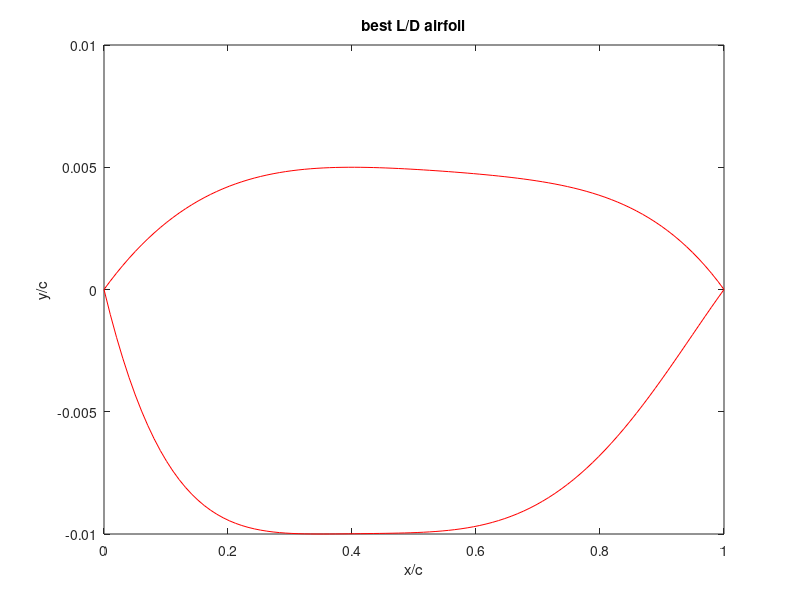
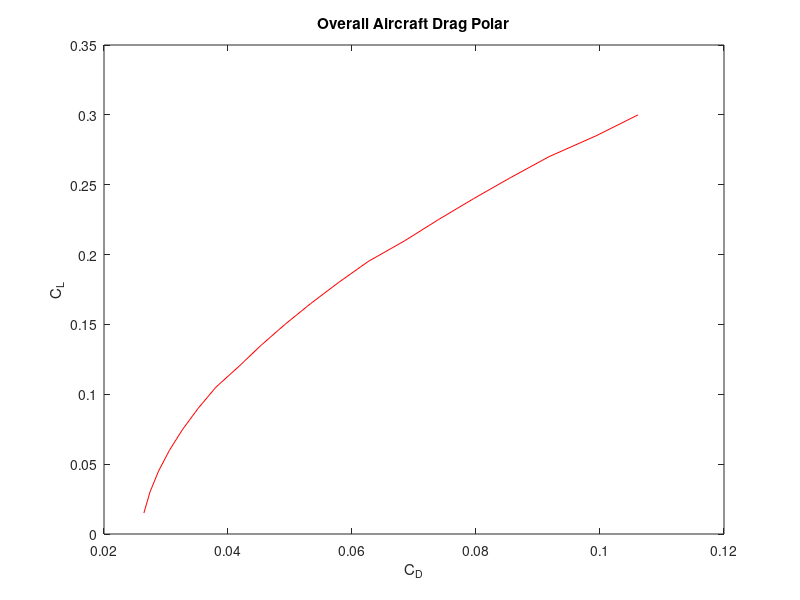
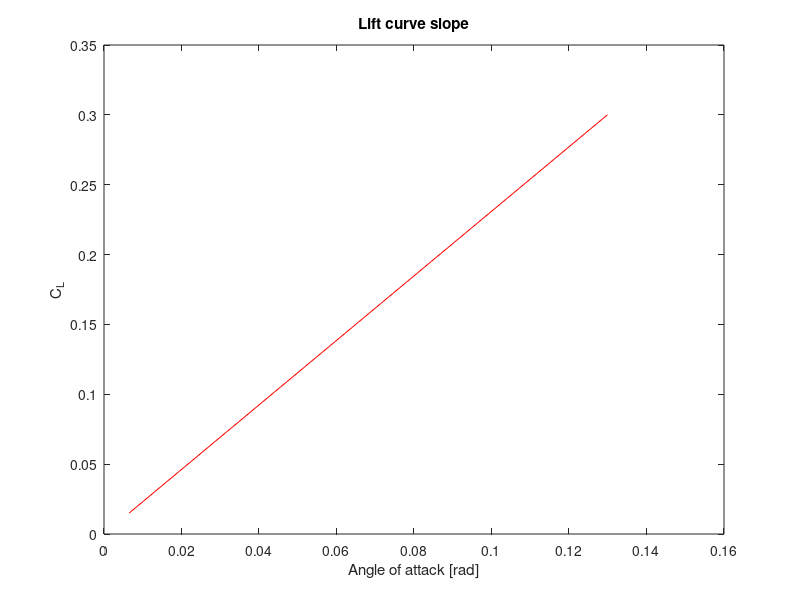
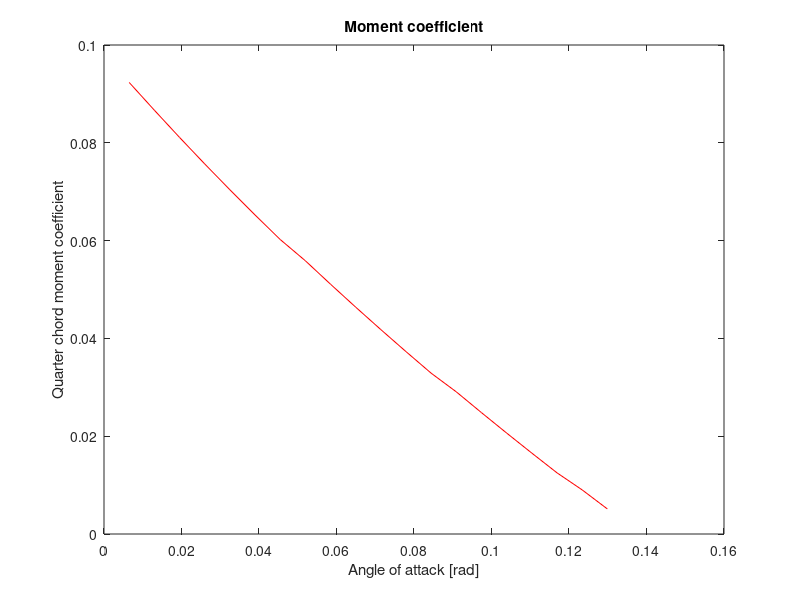

The MATLAB source for these figures, in order:
% =============================================================================
% AIRFOIL GEOMETRY + AERODYNAMIC ANALYSIS
% =============================================================================
% Purpose:
%   1) Fit polynomial airfoil surfaces from LE radius, crest location, and TE slopes.
%   2) Compute section pressures, lift, and drag (subsonic thin-airfoil +
%      Prandtl-Glauert, or supersonic shock-expansion).
%   3) Sweep crest geometry to maximize L/D.
%   4) Check turbulent separation with Stratford's criterion (s_A vs s_B).
%
% Notes:
%   - Subsonic branch: M < 1.  Supersonic branch: M >= 1.
% =============================================================================

clc
clear
close all

%% ======================== 1. MISSION / FLOW INPUTS ========================
sweep=.9599;        % wing sweep [deg then rad]; last value used
e=.7567;                      % Oswald efficiency
AR=1.7;                   % aspect ratio
C_d_0=.012;                        % profile / parasite Cd
Cd_p_fus=.002;                      % fuselage parasite Cd
i_max=200;                          % chordwise stations for force integration (make sure this ends in a zero)
xx_max=200;                         % stations for thin-airfoil integrals
y=1.4;                              % gamma (ratio of specific heats)
M=2;                  % Freestream Mach; first value used
a_inf=343;                          % Freestream air speed of sound
mu=1.789E-5;                        % Freestream air dynamic viscosity
rho=.3;              % Freestream air density 
T_inf=300;                          % Freestream air temperature
p_inf=.2*101300;                    % Freestream air pressure
Cp=1005;                            % Specific heat of air
c_root=27.66;                       % Root chord length
R=287.05;                           % Gas constant for air
%% ======================== 2. AIRFOIL GEOMETRY CONTROLS ========================
%note: the inputs below represent dimensions relative to the chord length (x/c)
r_le = 0.04;                        % Wing leading-edge radius / chord
theta_le_u = 2*pi/180;3*pi/180;     % Upper surface leading edge angle
theta_te_u = -2*pi/180;-2*pi/180;   % Upper surface trailing edge angle
theta_le_l = -6*pi/180;-3*pi/180;   % Lower surface leading edge angle
theta_te_l = 2*pi/180;2*pi/180;     % Lower surface trailing edge angle

x_crest_u_min=0.25;                 %Lower bound best L/D max airfoil thickness x location (upper surface)
x_crest_u_max=0.4;                  %Upper bound best L/D max airfoil thickness x location (upper surface)
y_crest_u_min=0.005;                %Lower bound best L/D max airfoil thickness y location (upper surface) 
y_crest_u_max=.01;                  %Upper bound best L/D max airfoil thickness y location (upper surface)
x_crest_l_min=0.25;                 %Lower bound best L/D max airfoil thickness x location (lower surface)
x_crest_l_max=0.4;                  %Upper bound best L/D max airfoil thickness x location (lower surface)
y_crest_l_min=-0.005;               %Lower bound best L/D max airfoil thickness y location (lower surface)
y_crest_l_max=-.015;                 %Upper bound best L/D max airfoil thickness y location (lower surface)

%% ============================= For loop iteration parameters ======================== %%
N=20;                               % upper and lower surface iteration number for Prandtl-Meyer / shock relations
xxxx_max=15;                        % upper section iteration number for Prandtl-Meyer / shock relations
xxxxx_max=20;                       % lower section iteration number for Prandtl-Meyer / shock relations
xxxxxxx_max=15;                     % lower section iteration number for Prandtl-Meyer / shock relations
pp_max=0;                           % iteration number controlling x_crest_l
nn_max=0;                           % iteration number controlling y_crest_l
p_max=0;                            % iteration number controlling x_crest_u
n_max=0;                            % iteration number controlling y_crest_u
C_L_i_max=20;                       % iteration number controlling C_L increment
C_L_max=.3;                         % Max coefficient of lift analyzed for the creation of the plots

v_inf=1;                            % nondimensional freestream speed (do not change)
dx=1/i_max;

CL_ww=[0 0.1 0.3 0.4 0.5 0.6 0.8];
S_ww=[.91 .91 .925 .9275 .935 .935 .915];
%% ======================== 3. CREST-GEOMETRY SEARCH LOOPS ========================
for C_L_i=1:C_L_i_max
C_L(C_L_i)=C_L_i/C_L_i_max*C_L_max;
% Nested brute-force sweep of lower/upper crest (x,y) to maximize L/D.
% Loop order:  pp = x_crest_l , nn = y_crest_l , p = x_crest_u , n = y_crest_u
for pp=2:pp_max+2
x_crest_l=(x_crest_l_max-x_crest_l_min)*(pp-2)/pp_max+x_crest_l_min;    
x_crest_l = .35;
% x_crest_l = .292857;
for nn=2:nn_max+2
% y_crest_u = .2;
y_crest_l=(y_crest_l_max-y_crest_l_min)*(nn-2)/nn_max+y_crest_l_min;
y_crest_l=-.01;
% y_crest_l=-.010714;
for p=2:p_max+2
x_crest_u=(x_crest_u_max-x_crest_u_min)*(p-2)/p_max+x_crest_u_min;
x_crest_u=.4;
% x_crest_u=.378571;
for n=2:n_max+2
y_crest_u=(y_crest_u_max-y_crest_u_min)*(n-2)/n_max+y_crest_u_min;
y_crest_u=.005;
% y_crest_u=.1;


%% ======================== 4. FIT POLYNOMIAL AIRFOIL SURFACES ========================
% Subsonic (M<1):  y = A1(i)*x^(1/2) + A2(i)*x + a3*x^2 + a4*x^3 + a5*x^4
%   A1(i) = +/-sqrt(2*r_le) enforces leading-edge radius.
%   Remaining coeffs match crest height, crest slope=0, TE height=0, TE slope.
% Supersonic (M>=1):  ordinary polynomial y = A1(i)*x + ... + a5*x^5
%   (no square-root LE term; LE and TE slopes imposed directly).
if M<1

a1_u = sqrt(2*r_le);                % upper-surface LE radius term

% Matrix for unknowns [a2_u a3_u a4_u a5_u a6_u]'
M_u = [x_crest_u^(1), x_crest_u^(2), x_crest_u^(3), x_crest_u^(4);

    1, (2)*x_crest_u^(1), (3)*x_crest_u^(2), (4)*x_crest_u^(3);

    1, 1, 1, 1;
    
    1, 2, 3, 4];

MM_u = [y_crest_u - a1_u*sqrt(x_crest_u); -(1/2)*a1_u*x_crest_u^(-1/2); -a1_u; tan(theta_te_u) - (1/2)*a1_u];

% Solve
A_u = M_u \ MM_u;

a2_u = A_u(1);
a3_u = A_u(2);
a4_u = A_u(3);
a5_u = A_u(4);

% LOWER SURFACE

a1_l = -sqrt(2*r_le);

% Matrix for unknowns [a2_l a3_l a4_l a5_l]'
M_l = [x_crest_l^(1), x_crest_l^(2), x_crest_l^(3), x_crest_l^(4);

1, (2)*x_crest_l^(1), (3)*x_crest_l^(2), (4)*x_crest_l^(3);

1, 1, 1, 1;
    
1, 2, 3, 4];

MM_l = [y_crest_l - a1_l*sqrt(x_crest_l); -(1/2)*a1_l*x_crest_l^(-1/2); -a1_l; tan(theta_te_l) - (1/2)*a1_l];

% Solve
A_l = M_l \ MM_l;

a2_l = A_l(1);
a3_l = A_l(2);
a4_l = A_l(3);
a5_l = A_l(4);

else

% Matrix for unknowns [a2_u a3_u a4_u a5_u a6_u]'
M_u = [x_crest_u^(1), x_crest_u^(2), x_crest_u^(3), x_crest_u^(4), x_crest_u^(5);

1, (2)*x_crest_u^(1), (3)*x_crest_u^(2),(4)*x_crest_u^(3), (5)*x_crest_u^(4);

    1, 1, 1, 1, 1;
    
    1, 2, 3, 4, 5;
    
    1,0,0,0,0];

MM_u = [y_crest_u; 0; 0; tan(theta_te_u); tan(theta_le_u)];

% Solve
A_u = M_u \ MM_u;

a1_u = A_u(1);
a2_u = A_u(2);
a3_u = A_u(3);
a4_u = A_u(4);
a5_u = A_u(5);
% LOWER SURFACE

% Matrix for unknowns [a2_l a3_l a4_l a5_l]'
M_l = [ x_crest_l^(1), x_crest_l^(2), x_crest_l^(3), x_crest_l^(4), x_crest_l^(5);

    1, (2)*x_crest_l^(1), (3)*x_crest_l^(2), (4)*x_crest_l^(3), (5)*x_crest_l^(4);

    1, 1, 1, 1, 1;
    
    1, 2, 3, 4, 5;
    
    1, 0, 0, 0, 0];

MM_l = [ y_crest_l; 0; 0; tan(theta_te_l); tan(theta_le_l)];

% Solve
A_l = M_l \ MM_l;

a1_l = A_l(1);
a2_l = A_l(2);
a3_l = A_l(3);
a4_l = A_l(4);
a5_l = A_l(5);

end
    
%% ======================== 5. CHORDWISE INTEGRATION SETUP ========================
D_u=0;                              % running upper-surface "drag" integral (axial)
D_l=0;
L_u=0;                              % running upper-surface "lift" integral (normal)
L_l=0;
r(1)=0;
dx_i=1/i_max;
ppp=0;
v_n(1)=0;
p_u(1)=p_inf*(1+((y-1)/2)*M^2)^(y/(y-1));
p_u_B(1)=p_inf*(1+((y-1)/2)*M^2)^(y/(y-1));
Cmc4(2)=0;
Cpp(1)=1;
% p_u_B(1)=p_inf;
for i=2:(i_max-.01*i_max)
x_i(i)=1/i_max*(i-1)+.01;
% aoa(C_L_i)=(aoa_high-aoa_low)/i_max*(i-2)+aoa_low;

%% ----- 5a. SUBSONIC BRANCH: thin-airfoil theory + Cp -----
if M<1
dx_xx=1/xx_max;
sum_u(1)=0;
sum_l(1)=0;
theta(1)=0;
sum2=0;
sum3=0;
sum4=0;
u(1)=0;
l(1)=0;
sum5(1)=0;
x(1)=0;
for xx=2:xx_max
x(xx)=1/xx_max*(xx-1);
u(xx)=a1_u*x(xx)^(1/2)+a2_u*x(xx)^(1)+a3_u*x(xx)^(2)+a4_u*x(xx)^(3)+a5_u*x(xx)^(4);
s_u(xx)=0.5*a1_u*x(xx).^(-1/2) + 1*a2_u*x(xx).^(0) + 2*a3_u*x(xx).^(1) + 3*a4_u*x(xx).^(2) + 4*a5_u*x(xx).^(3);
l(xx)=a1_l*x(xx).^(1/2)+a2_l*x(xx).^(1)+a3_l*x(xx).^(2)+a4_l*x(xx).^(3)+a5_l*x(xx).^(4);
s_l(xx)=0.5*a1_l*x(xx).^(-1/2)+1*a2_l*x(xx)^(0)+2*a3_l*x(xx)^(1)+3*a4_l*x(xx)^(2)+4*a5_l*x(xx)^(3);
s_camber(xx)=((u(xx)+l(xx))/2-(u(xx-1)+l(xx-1))/2)/dx_xx;
s_camber(xx) = 0.5*(s_u(xx) + s_l(xx));

theta(xx)=acos(1-2*x(xx));
d_theta=(theta(xx)-theta(xx-1));

dy2=s_camber(xx)*d_theta;
sum2=dy2+sum2;
dy3=s_camber(xx)*cos(theta(xx))*d_theta;
sum3=dy3+sum3;
dy4=s_camber(xx)*cos(2*theta(xx))*d_theta;
sum4=dy4+sum4;

% Thin-airfoil Fourier coefficients from camber-line slope
A1(i)=2/pi*sum3;
A2(i)=2/pi*sum4;
aoa_L0=1/pi*sum2-A1(i)/2;              % zero-lift angle
L_s_2d = 4/(1-M^2)^0.5;             % 2-D lift slope with Prandtl-Glauert
L_s_3d=L_s_2d/(1+L_s_2d/(pi*AR*e)); % 3-D lift slope
aoa(C_L_i)=C_L(C_L_i)/L_s_3d+aoa_L0;              % geometric aoa(C_L_i) needed for target CL
A0=aoa(C_L_i)-1/pi*sum2;
A0=C_L(C_L_i)/L_s_3d-A1(i)/2;                 % A0 overwritten to match target CL

if xx<xx_max
x_q(xx)=x(xx);
s_u_q(xx)=0.5*a1_u*x_q(xx).^(-1/2) + 1*a2_u*x_q(xx).^(0) + 2*a3_u*x_q(xx).^(1) + 3*a4_u*x_q(xx).^(2) + 4*a5_u*x_q(xx).^(3);
s_l_q(xx)=0.5*a1_l*x_q(xx).^(-1/2)+1*a2_l*x_q(xx)^(0)+2*a3_l*x_q(xx)^(1)+3*a4_l*x_q(xx)^(2)+4*a5_l*x_q(xx)^(3);
s_camber_q(xx) = 0.5*(s_u_q(xx) + s_l_q(xx));

s_t_u(xx)=(s_u_q(xx)-s_camber_q(xx));
q_u(xx)=v_inf*s_t_u(xx);

if x_i(i)==x_q(xx)
dsum5(xx)=0;
else
dsum5(xx)=(q_u(xx)/(x_i(i)-x_q(xx)))*dx_xx;
end

sum5(xx)=dsum5(xx)+sum5(xx-1);
end

end

uu(i)=a1_u*x_i(i)^(1/2)+a2_u*x_i(i)^(1)+a3_u*x_i(i)^(2)+a4_u*x_i(i)^(3)+a5_u*x_i(i)^(4);
ll(i)=a1_l*x_i(i).^(1/2)+a2_l*x_i(i).^(1)+a3_l*x_i(i).^(2)+a4_l*x_i(i).^(3)+a5_l*x_i(i).^(4);
s_u(i)=0.5*a1_u*x_i(i).^(-1/2) + 1*a2_u*x_i(i).^(0) + 2*a3_u*x_i(i).^(1) + 3*a4_u*x_i(i).^(2) + 4*a5_u*x_i(i).^(3);
s_l(i)=0.5*a1_l*x_i(i).^(-1/2)+1*a2_l*x_i(i)^(0)+2*a3_l*x_i(i)^(1)+3*a4_l*x_i(i)^(2)+4*a5_l*x_i(i)^(3);
s_camber_i(i) = 0.5*(s_u(i) + s_l(i));

theta_B(i)=acos(1-2*x_i(i));
% Vortex-sheet strength (thin-airfoil theory)
gamma(i) = 2*v_inf*( A0*(1+cos(theta_B(i)))/sin(theta_B(i)) + A1(i)*sin(theta_B(i)) + A2(i)*sin(2*theta_B(i)) );
v_u(i)=v_inf+gamma(i)/2;               % upper-surface edge speed

gamma_air = y;                      % 1.4
V_ratio_u = v_u(i) / v_inf;
T_ratio_u = 1 + 0.5*(gamma_air-1)*M^2*(1 - V_ratio_u^2);

% Vacuum / max-speed limiter (T cannot go negative)
if T_ratio_u < 1e-8
    T_ratio_u = 1e-8;
end

p_ratio_u = T_ratio_u^(gamma_air/(gamma_air-1));
Cp_u(i) = (2/(gamma_air*M^2)) * (p_ratio_u - 1);
Re_x=rho*M*a_inf*x_i(i)*c_root/mu;
slope(i)=s_u(i)-aoa(C_L_i);
Cp_u_min_0=1-(1+aoa(C_L_i)/(2*r_le)^.5)^2;
Cp_u_min_0=1-(4*aoa(C_L_i)^2/(r_le+aoa(C_L_i)^2));
Cp_u_min=Cp_u_min_0/(1-M^2)^.5;

T_0 = T_inf*(1+(y-1)/2*M^2);
V_max_B = sqrt(2*Cp*T_0);
Cp_u_min_limit = 1-(V_max_B/(M*a_inf))^2;

aff=4*r_le;

if Cp_u_min>Cp_u(i) && Cp_u_min<0 && x_i(i)<.04
Cp_u(i)=Cp_u_min;
end

Cd_u_B=1;.03667;
theta_C=atan(s_u(i))-aoa(C_L_i);
Cp_u_3(i)=2*(sin(theta_C))*abs(sin(theta_C));
Cp_u_3(i)=2*(sin(theta_C))/(1-M^2)^.5;
p0 = p_inf*(1+(y-1)/2*M^2)^(y/(y-1));
Cp_u_3(i)=(p0-p_inf)*sin(theta_C)/(.5*y*p_inf*M^2);
p_u_C(i)=(Cp_u_3(i)+p_inf/(.5*rho*(M*a_inf)^2))*(.5*rho*(M*a_inf)^2);

dD_u(i)=(Cp_u(i))*s_u(i)*dx;
dL_u(i)=-(Cp_u(i))*dx;
D_u=dD_u(i)+D_u;
L_u=dL_u(i)+L_u;
r(i)=(L_u)/(D_u);

v_l(i)=v_inf-gamma(i)/2;

theta_D=atan(-s_l(i))+aoa(C_L_i);
p0 = p_inf*(1+(y-1)/2*M^2)^(y/(y-1));
Cp_l_3(i)=(p0-p_inf)*sin(theta_D)/(.5*y*p_inf*M^2);
p_u_D(i)=(Cp_l_3(i)+p_inf/(.5*rho*(M*a_inf)^2))*(.5*rho*(M*a_inf)^2);

V_ratio_l = v_l(i) / v_inf;
T_ratio_l = 1 + 0.5*(gamma_air-1)*M^2*(1 - V_ratio_l^2);
if T_ratio_l < 1e-8
    T_ratio_l = 1e-8;
end
p_ratio_l = T_ratio_l^(gamma_air/(gamma_air-1));
Cp_l(i) = (2/(gamma_air*M^2)) * (p_ratio_l - 1);
dD_l(i)=-Cp_l(i)*s_l(i)*dx;
dL_l(i)=Cp_l(i)*dx;
D_l=dD_l(i)+D_l;
L_l=dL_l(i)+L_l;
r_l(i)=(L_l)/(D_l);

D_u_true(i)=(L_u)*sin(aoa(C_L_i))+(D_u)*cos(aoa(C_L_i));
L_u_true(i)=(L_u)*cos(aoa(C_L_i))-(D_u)*sin(aoa(C_L_i));
r_u_true(i)=L_u_true(i)/D_u_true(i);
D_l_true(i)=(L_l)*sin(aoa(C_L_i))+(D_l)*cos(aoa(C_L_i));
L_l_true(i)=(L_l)*cos(aoa(C_L_i))-(D_l)*sin(aoa(C_L_i));
L_total(i)=(L_u_true(i)+L_l_true(i));
Cd_i=C_L(C_L_i)^2/(pi*AR*e);
Cd_p=C_d_0;
Cd_t(C_L_i)=(D_u_true(i)+D_l_true(i)+Cd_i+Cd_p+Cd_p_fus);
r_i(i)=(L_u_true(i)+L_l_true(i))/Cd_t(C_L_i);

p_u(i)=(Cp_u(i)+p_inf/(.5*y*p_inf*(M)^2))*(.5*y*p_inf*(M)^2);
p_min(i)=(Cp_u(i)+Cp_u_3(i)+p_inf/(.5*rho*(M*a_inf)^2))*(.5*rho*(M*a_inf)^2);  
p_u_ii(i)=p_u(i)+(p_u_C(i)-p_inf);
p_u_iii(i)=p_u(i);
% p_min_min(i)=min(p_u_ii(2:end));
p_min_min(i)=min(p_u(2:end));
Cp_min(i)=min(Cp_u+Cp_u_3);

% --- Local Mach number ---
M_local = sqrt((2/(y-1)) * ((1 + ((y-1)/2)*M^2) * ((y*M^2/2)*Cp_u(i) + 1)^(-(y-1)/y) - 1 ) );
% --- Local temperature from isentropic relation ---
T_local = T_inf *(1 + ((y-1)/2)*M^2) / (1 + ((y-1)/2)*M_local^2);
% --- Local speed of sound ---
a_local = sqrt(y*R*T_local);
% --- Local velocity ---
V_local(i) = M_local*a_local;
% --- freestream speed of sound ---
a = sqrt(y*R*T_inf);
% --- Freestream velocity ---
V_inf = M*a;

if p_u_iii(i)==p_min_min(i)
iii=i;
sum6(iii-1)=0;
end

if i<=iii
dsum6(i)=(V_local(i)/V_local(iii))^3*c_root*dx;
sum6(i)=dsum6(i)+sum6(i-1);
else
x_p(i)=sum6(iii)+(x_i(i)-x_i(iii))*c_root;
Re_p=V_local(iii)*x_p(i)/mu;
Cpp(i)=1-(V_local(i)/V_local(iii))^2;
dCpp(i)=Cpp(i)-Cpp(i-1);
if dCpp(i)<0
   dCpp(i)=0;
end
s_A(i)=Cpp(i)*(x_p(i)*dCpp(i)/(c_root*dx))^.5;
s_B(i)=.39*(Re_p/10^6)^.1;
end




else
    
    
%% ----- 5b. SUPERSONIC BRANCH: shock-expansion marching -----
L_s_2d=4/(M^2-1)^.5;                % Ackeret 2-D lift slope
L_s_3d=L_s_2d;
aoa(C_L_i)=C_L(C_L_i)/L_s_3d;
M_n=M*cos(sweep);   

uu(i)=a1_u*x_i(i)^(1)+a2_u*x_i(i)^(2)+a3_u*x_i(i)^(3)+a4_u*x_i(i)^(4)+a5_u*x_i(i)^(5);
ll(i)=a1_l*x_i(i).^(1)+a2_l*x_i(i).^(2)+a3_l*x_i(i).^(3)+a4_l*x_i(i).^(4)+a5_l*x_i(i).^(5);
s_u(i)=a1_u + 2*a2_u*x_i(i).^(1) + 3*a3_u*x_i(i).^(2) + 4*a4_u*x_i(i)^(3) + 5*a5_u*x_i(i).^(4);
s_l(i)=a1_l+2*a2_l*x_i(i)^(1)+3*a3_l*x_i(i)^(2)+4*a4_l*x_i(i)^(3)+5*a5_l*x_i(i)^(4);

Bi=45;
M1=M;
beta_low=asin(1/M);
beta_high=pi/2;                     % shock-angle search bounds

ct=dx_i;
if i==2

if theta_le_u-aoa(C_L_i)>0

beta_sh_u=(beta_low+beta_high)/2;
for xxxx=2:xxxx_max

% Oblique-shock theta-beta-M relation (upper LE)
wing_angle_u=atan(2*cot(beta_sh_u)*(M_n^2*(sin(beta_sh_u))^2-1)/(M_n^2*(y+cos(2*beta_sh_u))+2));

if wing_angle_u<(theta_le_u-aoa(C_L_i))
    beta_sh_u=beta_sh_u+(beta_high-beta_low)/2^xxxx;
else
    beta_sh_u=beta_sh_u-(beta_high-beta_low)/2^xxxx;
end

end

Mn1u = M_n*sin(beta_sh_u);
Mn2u = sqrt((1+((y-1)/2)*Mn1u^2) / (y*Mn1u^2-(y-1)/2));
M2u = Mn2u/sin(beta_sh_u-(theta_le_u-aoa(C_L_i)));
M2u = Mn2u/cos(pi/2-beta_sh_u-aoa(C_L_i)+theta_le_u);
vM2=((atan((((M2u^2)-1)*((y-1)/(y+1)))^0.5)*(((y+1)/(y-1))^0.5))-(atan(((M2u^2)-1)^0.5)));

else
        
theta_A=theta_le_u-aoa(C_L_i); 
vM1=((atan((((M_n^2)-1)*((y-1)/(y+1)))^0.5)*(((y+1)/(y-1))^0.5))-(atan(((M_n^2)-1)^0.5)));
vM2(i)=-theta_A+vM1;
M2u=2*M/2; % M3 initial condition set to a very high value
M2f=2*M; % fixed M3 initial condition reduced in the for loop

for iiiiii = 2:N
    
    vM2i(i)=((atan((((M2u^2)-1)*((y-1)/(y+1)))^0.5)*(((y+1)/(y-1))^0.5))-(atan(((M2u^2)-1)^0.5)));
    
    if vM2i(i)>vM2(i)
        M2u=M2u-(M2f/(2^iiiiii));
    else
        M2u=M2u+(M2f/(2^iiiiii));
    end
   
end

M2u=M2u;

vM2=((atan((((M2u^2)-1)*((y-1)/(y+1)))^0.5)*(((y+1)/(y-1))^0.5))-(atan(((M2u^2)-1)^0.5)));

end
    
T01= T_inf*(1+(y-1)/2*M^2);
p01dp1u=(((y-1)/2)*(M^2)+1)^(y/(y-1));
p02dp2u=(((y-1)/2)*(M2u^2)+1)^(y/(y-1));

if theta_le_u-aoa(C_L_i)>0
Mn1u = M_n*sin(beta_sh_u);
p02dp01 = (((y+1)*Mn1u^2)/((y-1)*Mn1u^2+2))^(y/(y-1))*((y+1)/(2*y*Mn1u^2-(y-1)))^(1/(y-1));
else
p02dp01=1;
end

p02 = p02dp01*p01dp1u;
p2u(i)=p02dp01/p02dp2u*p01dp1u;

Cpu1=(p2u(i)-1)/(.5*y*(M1^2));
Cnu1=-Cpu1*ct;
Cau1=Cpu1*s_u(2)*ct;

else

p3u(2)=p2u(2);
M3(2)=M2u;

% top right surface
theta_1=atan(s_u(i-1));
theta_2=atan(s_u(i));
theta_u(i)=theta_2-theta_1;

if theta_u(i)>0   
beta_sh_u_3=(beta_low+beta_high)/2;
for xxxx=2:xxxx_max

% --- Oblique-shock theta-beta-M relation ---
wing_angle_3_u=atan(2*cot(beta_sh_u_3)*(M3(i-1)^2*(sin(beta_sh_u_3))^2-1)/(M3(i-1)^2*(y+cos(2*beta_sh_u_3))+2));

if wing_angle_3_u<theta_u(i)
    beta_sh_u_3=beta_sh_u_3+(beta_high-beta_low)/2^xxxx;
else
    beta_sh_u_3=beta_sh_u_3-(beta_high-beta_low)/2^xxxx;
end

end

Mn2u3 = M3(i-1)*sin(beta_sh_u_3);
Mn3u = sqrt((1+((y-1)/2)*Mn2u3^2) / (y*Mn2u3^2-(y-1)/2));
M3(i) = Mn2u3/cos(pi/2-beta_sh_u_3+theta_u(i));
vM3(i)=((atan((((M3(i)^2)-1)*((y-1)/(y+1)))^0.5)*(((y+1)/(y-1))^0.5))-(atan(((M3(i)^2)-1)^0.5)));
p02dp2u3(i)=(((y-1)/2)*(M3(i-1)^2)+1)^(y/(y-1));
p03dp3u(i)=(((y-1)/2)*(M3(i)^2)+1)^(y/(y-1));
p02dp01 = (((y+1)*Mn2u3^2)/((y-1)*Mn2u3^2+2))^(y/(y-1))*((y+1)/(2*y*Mn2u3^2-(y-1)))^(1/(y-1));
p03(i) = p02dp01*p02dp2u3(i);
% p3u(i)=p03(i)/p03dp3u;
p02dp01u3(i) = (((y+1)*Mn2u3^2)/((y-1)*Mn2u3^2+2))^(y/(y-1))*((y+1)/(2*y*Mn2u3^2-(y-1)))^(1/(y-1));
p3u(i) = p02dp01u3(i)/p03dp3u(i)*p02dp2u3(i)*p3u(i-1);
p03(i)=p03dp3u(i)*p3u(i);
       
else
      
p03(2)=p02;    
vM3(2)=vM2;
vM3(i)=-theta_u(i)+vM3(i-1);
M3i=2*M1/2; % M3 initial condition set to a very high value
M3f=2*M1; % fixed M3 initial condition reduced in the for loop

for iiiiii = 2:N
    
    vM3i(i)=((atan((((M3i^2)-1)*((y-1)/(y+1)))^0.5)*(((y+1)/(y-1))^0.5))-...
        (atan(((M3i^2)-1)^0.5)));
    
    if vM3i(i)>vM3(i)
        M3i=M3i-(M3f/(2^iiiiii));
    else
        M3i=M3i+(M3f/(2^iiiiii));
    end
   
end

M3(i)=M3i;

p01dp1u=(((y-1)/2)*(M1^2)+1)^(y/(y-1));
p03dp3u=(((y-1)/2)*(M3(i)^2)+1)^(y/(y-1));
p03(i)=p03(i-1);
p3u(i)=p03(i)/p03dp3u;

end

Cpu2(i)=(p3u(i)-1)/(.5*y*(M1^2));
Cnu2(i)=-Cpu2(i)*ct;
Cau2(i)=Cpu2(i)*s_u(i)*ct;

end

ct=dx_i;

if i==2

if -theta_le_l+aoa(C_L_i)>0    
beta_sh_l=(beta_low+beta_high)/2;
for xxxxx=2:xxxxx_max

% --- Oblique-shock theta-beta-M relation ---
wing_angle_l=atan(2*cot(beta_sh_l)*(M_n^2*(sin(beta_sh_l))^2-1)/(M_n^2*(y+cos(2*beta_sh_l))+2));

if wing_angle_l<(-theta_le_l+aoa(C_L_i))
    beta_sh_l=beta_sh_l+(beta_high-beta_low)/2^xxxxx;
else
    beta_sh_l=beta_sh_l-(beta_high-beta_low)/2^xxxxx;
end

end

Mn1l = M_n*sin(beta_sh_l);
Mn2l = sqrt((1+((y-1)/2)*Mn1l^2) / (y*Mn1l^2-(y-1)/2));
M2l = Mn2l/sin(beta_sh_l-(-theta_le_l+aoa(C_L_i)));
M2l = Mn2l/cos(pi/2-beta_sh_l+aoa(C_L_i)-theta_le_l);
vM2l=((atan((((M2l^2)-1)*((y-1)/(y+1)))^0.5)*(((y+1)/(y-1))^0.5))-(atan(((M2l^2)-1)^0.5)));

else

theta_Al=-theta_le_l+aoa(C_L_i); 
vM1l=((atan((((M_n^2)-1)*((y-1)/(y+1)))^0.5)*(((y+1)/(y-1))^0.5))-(atan(((M_n^2)-1)^0.5)));
vM2l(i)=-theta_Al+vM1l;      
M2l=2*M/2; % M3 initial condition set to a very high value
M2f=2*M; % fixed M3 initial condition reduced in the for loop

for iiiiii = 2:N   
    vM2il(i)=((atan((((M2l^2)-1)*((y-1)/(y+1)))^0.5)*(((y+1)/(y-1))^0.5))-(atan(((M2l^2)-1)^0.5)));  
    if vM2il(i)>vM2l(i)
        M2l=M2l-(M2f/(2^iiiiii));
    else
        M2l=M2l+(M2f/(2^iiiiii));
    end   
end

M2l=M2l;

vM2l=((atan((((M2l^2)-1)*((y-1)/(y+1)))^0.5)*(((y+1)/(y-1))^0.5))-(atan(((M2l^2)-1)^0.5)));
end

T01= T_inf*(1+(y-1)/2*M^2);
p01dp1l=(((y-1)/2)*(M^2)+1)^(y/(y-1));
p02dp2l=(((y-1)/2)*(M2l^2)+1)^(y/(y-1));

if -theta_le_l+aoa(C_L_i)>0
Mn1l = M_n*sin(beta_sh_l);
p02dp01l = (((y+1)*Mn1l^2)/((y-1)*Mn1l^2+2))^(y/(y-1))*((y+1)/(2*y*Mn1l^2-(y-1)))^(1/(y-1));
else
p02dp01l=1;
end

p02l = p02dp01l*p01dp1l;
p2l(i)=p02dp01l/p02dp2l*p01dp1l;

Cpl1=(p2l(i)-1)/(.5*y*(M1^2));
Cnl1=Cpl1*ct;
Cal1=-Cpl1*s_l(2)*ct;

else

p3l(2)=p2l(2);
M3l(2)=M2l;       
theta_1_l(i)=atan(s_l(i-1));
theta_2_l(i)=atan(s_l(i));
theta_l(i)=theta_2_l(i)-theta_1_l(i);   
       
if theta_l(i)<0   
beta_sh_l_3=(beta_low+beta_high)/2;
for xxxxxxx=2:xxxxxxx_max

% --- Oblique-shock theta-beta-M relation ---
wing_angle_3_l(i)=atan(2*cot(beta_sh_l_3)*(M3l(i-1)^2*(sin(beta_sh_l_3))^2-1)/(M3l(i-1)^2*(y+cos(2*beta_sh_l_3))+2));

if wing_angle_3_l(i)<-theta_l(i)
    beta_sh_l_3=beta_sh_l_3+(beta_high-beta_low)/2^xxxxxxx;
else
    beta_sh_l_3=beta_sh_l_3-(beta_high-beta_low)/2^xxxxxxx;
end

end

beta_sh_l_3_i(i)=beta_sh_l_3;

Mn2l3(i) = M3l(i-1)*sin(beta_sh_l_3);
Mn3l = sqrt((1+((y-1)/2)*Mn2l3(i)^2) / (y*Mn2l3(i)^2-(y-1)/2));
M3l(i) = Mn2l3(i)/cos(pi/2-beta_sh_l_3-theta_l(i));
vM3l(i)=((atan((((M3l(i)^2)-1)*((y-1)/(y+1)))^0.5)*(((y+1)/(y-1))^0.5))-(atan(((M3l(i)^2)-1)^0.5)));
% Mn3u = sqrt((1+((y-1)/2)*Mn2l3^2) / (y*Mn2l3^2-(y-1)/2));
p02dp2l3(i)=(((y-1)/2)*(M3l(i-1)^2)+1)^(y/(y-1));
p03dp3l(i)=(((y-1)/2)*(M3l(i)^2)+1)^(y/(y-1));
p02dp01l3(i) = (((y+1)*Mn2l3(i)^2)/((y-1)*Mn2l3(i)^2+2))^(y/(y-1))*((y+1)/(2*y*Mn2l3(i)^2-(y-1)))^(1/(y-1));
p03l(i) = p02dp01l3(i)*p02dp2l3(i);
% p03l(i) = p02dp01l3(i)/p03dp3l(i);
% p3l(i)=p03l(i)/p03dp3l(i);
p3l(i)=p03l(i)/p03dp3l(i);
p3l(i) = p02dp01l3(i)/p03dp3l(i)*p02dp2l3(i)*p3l(i-1);
p03l(i)=p03dp3l(i)*p3l(i);
   
else    
    
vM3l(2)=vM2l;
vM3l(i)=theta_l(i)+vM3l(i-1);
M3i=10*M1/2; % M3 initial condition set to a very high value
M3f=10*M1; % fixed M3 initial condition reduced in the for loop


for iiiiii = 2:N
    
    vM3il(i)=((atan((((M3i^2)-1)*((y-1)/(y+1)))^0.5)*(((y+1)/(y-1))^0.5))-...
        (atan(((M3i^2)-1)^0.5)));
    
    if vM3il(i)>vM3l(i)
        M3i=M3i-(M3f/(2^iiiiii));
    else
        M3i=M3i+(M3f/(2^iiiiii));
    end
    
end

M3l(i)=M3i;
p03dp3l(i)=(((y-1)/2)*(M3l(i)^2)+1)^(y/(y-1));
p3l(i)=p02l/p03dp3l(i);

end

Cpl2(i)=(p3l(i)-1)/(.5*y*(M1^2));
Cnl2(i)=Cpl2(i)*ct;
Cal2(i)=-Cpl2(i)*s_l(i)*ct;

dCmc4(i)=-((Cnu2(i)+Cnl2(i))*(x_i(i)-.25)-Cau2(i)*uu(i)-Cal2(i)*ll(i));

Cmc4(i)=dCmc4(i)+Cmc4(i-1);

end

% Integrate normal/axial force coefficients over the airfoil and rotate to lift/drag
if i>=i_max-2

Cn=Cnu1+sum(Cnu2)+Cnl1+sum(Cnl2);   % normal-force coefficient
Ca=Cau1+sum(Cau2)+Cal1+sum(Cal2);   % axial-force coefficient

Cl=(Cn*cos(aoa(C_L_i)))-(Ca*sin(aoa(C_L_i)));
Cd(C_L_i)=(Cn*sin(aoa(C_L_i)))+(Ca*cos(aoa(C_L_i)));

% Cd_p=C_d_0;
% 
% Cd_i=C_L(C_L_i)^2/(pi*AR*e);
% Cd_i=0;
% Cd_p=C_d_0;
% Cd_p_fus=.008;

K0=1/L_s_3d;

if M>=1
K100=1/(pi*AR);
else
K100=(pi*AR*e);
end

lowerIdxcl = find(C_L(C_L_i) >= CL_ww, 1, 'last');
if lowerIdxcl == length(CL_ww)
upperIdxcl = lowerIdxcl;
else
upperIdxcl = lowerIdxcl+1;
end

CL_ww_1=CL_ww(lowerIdxcl);
CL_ww_2=CL_ww(upperIdxcl);
S_ww_1=S_ww(lowerIdxcl);
S_ww_2=S_ww(upperIdxcl);
C_ww=-(S_ww_2-S_ww_1)/(CL_ww_2-CL_ww_1)*CL_ww_1+S_ww_1;
S_ww_t=(S_ww_2-S_ww_1)/(CL_ww_2-CL_ww_1)*C_L(C_L_i)+C_ww;

if lowerIdxcl==length(CL_ww)
    S_ww_t=S_ww_2;
elseif upperIdxcl==1
    S_ww_t=S_ww_1;
end

K=S_ww_t*K100+(1-S_ww_t)*K0; %Raymer

c_d_i=K*C_L(C_L_i)^2;

Cd_t(C_L_i)=C_d_0+c_d_i+Cd(C_L_i);

r_i(i)=C_L(C_L_i)/Cd_t(C_L_i);

end

end

end

%% ======================== 6. TRACK BEST L/D GEOMETRY ========================
r_j(n)=r_i(i);                      % L/D for this crest combination
r_j_max=max(r_j(2:end));

if r_j(n)==r_j_max
    r_le_j=r_le;
    x_crest_u_j=x_crest_u;
    y_crest_u_j=y_crest_u;
    x_crest_l_j=x_crest_l;
    y_crest_l_j=y_crest_l;
    aoa_j=aoa(C_L_i);
    a1_u_j=a1_u;
    a1_l_j=a1_l;
    a2_u_j=a2_u;
    a2_l_j=a2_l;
    a3_u_j=a3_u;
    a3_l_j=a3_l;
    a4_u_j=a4_u;
    a4_l_j=a4_l;
    a5_u_j=a5_u;
    a5_l_j=a5_l;
    if M<1
    s_A_j=s_A;
    s_B_j=s_B;
    end
end
    

end

r_k(p)=r_j_max;
r_k_max=max(r_k(2:end));

if r_k(p)==r_k_max
    r_le_k=r_le_j;
    x_crest_u_k=x_crest_u_j;
    y_crest_u_k=y_crest_u_j;
    x_crest_l_k=x_crest_l_j;
    y_crest_l_k=y_crest_l_j;
    aoa_k=aoa_j;
    a1_u_k=a1_u_j;
    a1_l_k=a1_l_j;
    a2_u_k=a2_u_j;
    a2_l_k=a2_l_j;
    a3_u_k=a3_u_j;
    a3_l_k=a3_l_j;
    a4_u_k=a4_u_j;
    a4_l_k=a4_l_j;
    a5_u_k=a5_u_j;
    a5_l_k=a5_l_j;
    if M<1
    s_A_k=s_A_j;
    s_B_k=s_B_j;
    end
end

end

r_n(nn)=r_k_max;
r_n_max=max(r_n(2:end));

if r_n(nn)==r_n_max
    r_le_n=r_le_k;
    x_crest_u_nn=x_crest_u_k;
    y_crest_u_nn=y_crest_u_k;
    x_crest_l_nn=x_crest_l_k;
    y_crest_l_nn=y_crest_l_k;
    aoa_n=aoa_k;
    a1_u_nn=a1_u_k;
    a1_l_nn=a1_l_k;
    a2_u_nn=a2_u_k;
    a2_l_nn=a2_l_k;
    a3_u_nn=a3_u_k;
    a3_l_nn=a3_l_k;
    a4_u_nn=a4_u_k;
    a4_l_nn=a4_l_k;
    a5_u_nn=a5_u_k;
    a5_l_nn=a5_l_k;
    if M<1
    s_A_nn=s_A_k;
    s_B_nn=s_B_k;
    end
end

end

r_p(pp)=r_n_max;
r_p_max=max(r_p(2:end));

if r_p(pp)==r_p_max
    r_le_p=r_le_n;
    x_crest_u_p=x_crest_u_nn;
    y_crest_u_p=y_crest_u_nn;
    x_crest_l_p=x_crest_l_nn;
    y_crest_l_p=y_crest_l_nn;
    aoa_p=aoa_n;
    a1_u_pp=a1_u_nn;
    a1_l_pp=a1_l_nn;
    a2_u_pp=a2_u_nn;
    a2_l_pp=a2_l_nn;
    a3_u_pp=a3_u_nn;
    a3_l_pp=a3_l_nn;
    a4_u_pp=a4_u_nn;
    a4_l_pp=a4_l_nn;
    a5_u_pp=a5_u_nn;
    a5_l_pp=a5_l_nn;
    if M<1
    s_A_pp=s_A_nn;
    s_B_pp=s_B_nn;
    end
end

end

if M<1
Cm_le(C_L_i)=-pi/2*(A0+A1(i)+A2(i)/2);
Cmc4(C_L_i)=pi/4*(A2(i)-A1(i));
Cmc4(C_L_i)=Cm_le(C_L_i)+L_total(i)/4;
Cmc4_0(C_L_i)=Cmc4(C_L_i);
else

Cmc4_0(C_L_i)=Cmc4(i);

end

LdD_0(C_L_i)=r_i(i);

end

%% ======================== 7. STRATFORD RESULT + FINAL GEOMETRY ========================
if M<1

diff_s=s_A_pp-s_B_pp;               % LHS - RHS of Stratford criterion
max_diff_s=max(real(diff_s(iii:end)));  % only check aft of upper crest

if max_diff_s>0
    fprintf('flow separation\n')    % s_A > s_B  =>  recovery too steep
else
    fprintf('no flow separation\n')
end

end

aoa_final=aoa_p;

r_final=r_p_max;

fprintf('aoa(C_L_i)=%f\nx_crest_u=%f\ny_crest_u=%f\n',aoa_final,x_crest_u_p,y_crest_u_p)

fprintf('x_crest_l=%f\ny_crest_l=%f\nL/D=%f\n',x_crest_l_p,y_crest_l_p,r_final)

if M<1
x=linspace(0,1,100);
u_final=a1_u_pp*x.^(1/2)+a2_u_pp*x.^(1)+a3_u_pp*x.^(2)+a4_u_pp*x.^(3)+a5_u_pp*x.^(4);
l_final=a1_l_pp*x.^(1/2)+a2_l_pp*x.^(1)+a3_l_pp*x.^(2)+a4_l_pp*x.^(3)+a5_l_pp*x.^(4);
else
x=linspace(0,1,100);
u_final=a1_u_pp*x.^(1)+a2_u_pp*x.^(2)+a3_u_pp*x.^(3)+a4_u_pp*x.^(4)+a5_u_pp*x.^(5);
l_final=a1_l_pp*x.^(1)+a2_l_pp*x.^(2)+a3_l_pp*x.^(3)+a4_l_pp*x.^(4)+a5_l_pp*x.^(5);
end

plot(x,u_final,'-r')
hold on
plot(x,l_final,'-r')
xlabel('x/c')
ylabel('y/c')
title('best L/D airfoil')

figure(2)
plot (Cd_t,C_L,'-r')
xlabel('C_D')
ylabel('C_L')
title('Overall Aircraft Drag Polar')

figure(3)
plot (aoa, C_L, '-r')
xlabel('Angle of attack [rad]')
ylabel('C_L')
title('Lift curve slope')

figure(4)
plot (aoa, Cmc4_0, '-r')
xlabel('Angle of attack [rad]')
ylabel('Quarter chord moment coefficient')
title('Moment coefficient')

figure(5)
plot (aoa, LdD_0, '-r')
xlabel('Angle of attack [rad]')
ylabel('Lift to drag ratio')
title('L/D vs Angle Of Attack')
